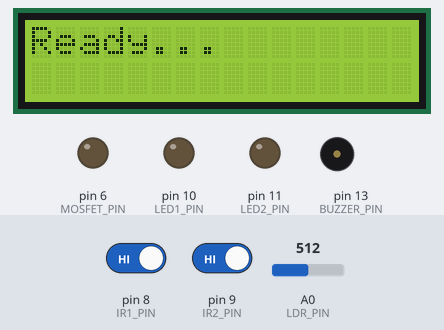
Bench run of a sketch on a simulated Arduino Uno, built with avr-gcc and run on an emulated ATmega328P. Shown: 16×2 character LCD, output pins drawn as LEDs (lit = HIGH), buzzer (waves = sounding, pin HIGH). Inputs (shaded band) come from the test bench; at power-on: A0 (LDR_PIN) = 512, pin 8 (IR1_PIN) HIGH, pin 9 (IR2_PIN) HIGH. What the sketch prints to the serial monitor is not drawn.

Above: at 2.4 s.
2.5 s: A0 (LDR_PIN) set to 206
4.0 s: A0 (LDR_PIN) set to 185
At 5.2 s:
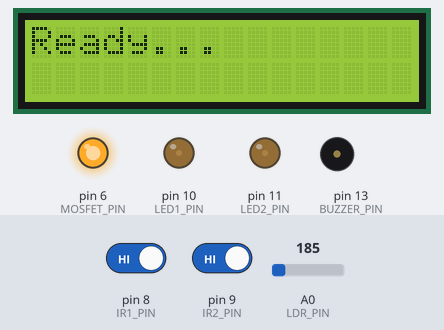
5.5 s: pin 8 (IR1_PIN) driven LOW
7.0 s: pin 9 (IR2_PIN) driven LOW
At 9.3 s:
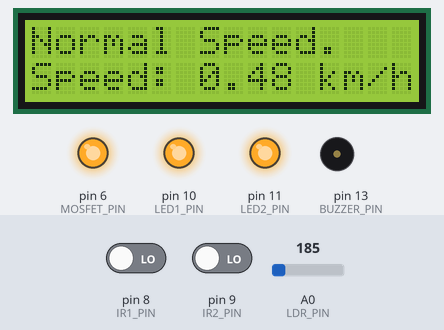
9.6 s: A0 (LDR_PIN) set to 210
At 12.2 s:
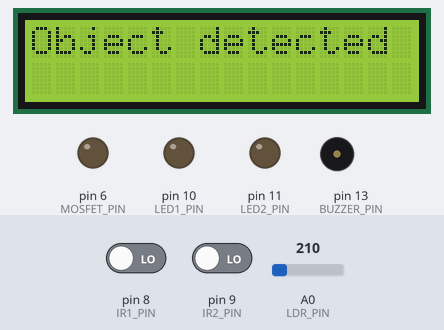
12.6 s: A0 (LDR_PIN) set to 190
At 41.3 s:
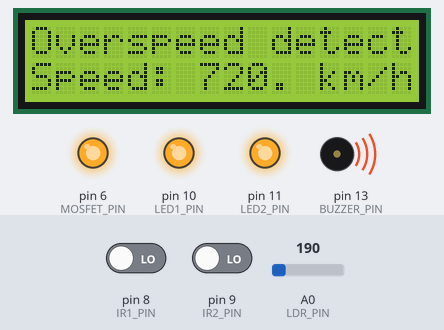
Timing chart, 0 to 42.2 s (numbered marks = the images above; inputs shaded):
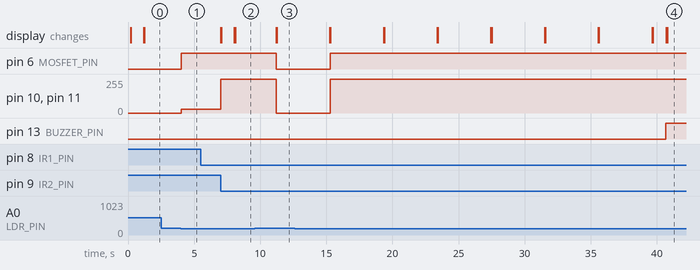

The sketch:

integrated_system.ino
```cpp
/*
 * Integrated System: street lighting + speed detection on one Arduino
 * Automatic Street & Traffic Light System with Over-Speed Detection
 *
 * Cleaned-up version of historical/05_integrated_TRUNCATED.ino.
 *
 * RECONSTRUCTION NOTE
 * The salvaged copy stops mid-statement inside loop():
 *     Serial.println("Speed: " + String(
 * Up to that point, the speed-detection code is the same, line for line
 * (ignoring whitespace), as historical/03_speed_lcd_col_row.ino. The rest of
 * this file (marked "RECONSTRUCTED" below) is therefore filled in from that
 * sketch. This is a well-supported inference, not a recovered original.
 *
 * Hardware (as referenced in the source):
 *   - Arduino (Uno, per project BOM)
 *   - 2x IR obstacle sensor modules (active LOW), used both for speed timing
 *     and for vehicle presence for the street lights
 *   - LDR on A0
 *   - 2x LEDs on PWM pins 10, 11
 *   - MOSFET gate on pin 6 (switched on/off only; its load is not stated in
 *     the code)
 *   - 16x2 I2C LCD, buzzer on pin 13
 */

#include <Wire.h>
#include <LiquidCrystal_I2C.h>

// ---- Lighting pins ----
#define LDR_PIN    A0
#define LED1_PIN   10
#define LED2_PIN   11
#define MOSFET_PIN 6

// 16x2 I2C LCD (address depends on the backpack module; 0x3F in this version).
LiquidCrystal_I2C lcd(0x3F, 16, 2);

// ---- Speed-detection pins ----
const int IR1_PIN    = 8;
const int IR2_PIN    = 9;
const int BUZZER_PIN = 13;

// ---- Constants ----
const int           LDR_DARK_THRESHOLD  = 200;   // ldrValue < 200 treated as dark
const int           DIM_LEVEL           = 30;    // PWM duty (~12%) when dark and road empty
const float         SENSOR_DISTANCE_M   = 0.2;
const unsigned long TIMEOUT_MS          = 5000;
const float         SPEED_THRESHOLD_KMH = 5.0;

// ---- Measurement state ----
unsigned long t1 = 0;
unsigned long t2 = 0;
bool firstSensorTriggered = false;
bool measurementComplete  = false;
float velocity = 0;

void printWithDelay(const String &text, int col, int row) {
  lcd.setCursor(col, row);
  for (unsigned int i = 0; i < text.length(); i++) {
    lcd.print(text[i]);
    delay(1);
  }
}

// Same LCD layout as the standalone speed sketch (including its known
// column-overlap issue; see src/speed_detection).
void showSpeedOnLcd(const String &headline) {
  lcd.clear();
  printWithDelay(headline, 0, 0);
  printWithDelay("Speed: ", 0, 1);
  printWithDelay(String(velocity, 2), 7, 1);
  printWithDelay(" km/h:", 11, 1);
}

// ---- Street lighting (runs once at the start of every loop) ----
// Dark + no vehicle  -> LEDs dimmed via PWM, MOSFET on
// Dark + vehicle     -> LEDs full on,        MOSFET on
// Light              -> LEDs off,            MOSFET off
void updateStreetLights() {
  int ldrValue = analogRead(LDR_PIN);
  Serial.println(ldrValue);

  if (ldrValue < LDR_DARK_THRESHOLD) {
    analogWrite(LED1_PIN, DIM_LEVEL);
    analogWrite(LED2_PIN, DIM_LEVEL);
    digitalWrite(MOSFET_PIN, HIGH);

    if (digitalRead(IR1_PIN) == LOW || digitalRead(IR2_PIN) == LOW) {
      digitalWrite(LED1_PIN, HIGH);   // full brightness
      digitalWrite(LED2_PIN, HIGH);
      digitalWrite(MOSFET_PIN, HIGH);
    }
  } else {
    digitalWrite(LED1_PIN, LOW);
    digitalWrite(LED2_PIN, LOW);
    digitalWrite(MOSFET_PIN, LOW);
  }
}

// RECONSTRUCTED (from historical/03_speed_lcd_col_row.ino)
void resetMeasurement() {
  firstSensorTriggered = false;
  measurementComplete  = false;
  digitalWrite(BUZZER_PIN, LOW);

  lcd.clear();
  printWithDelay("Ready...", 0, 0);

  Serial.println("System reset. Ready for new measurement.");
}

void setup() {
  lcd.init();
  lcd.backlight();

  pinMode(IR1_PIN, INPUT);
  pinMode(IR2_PIN, INPUT);
  pinMode(LED1_PIN, OUTPUT);
  pinMode(LED2_PIN, OUTPUT);
  pinMode(MOSFET_PIN, OUTPUT);
  pinMode(BUZZER_PIN, OUTPUT);
  digitalWrite(BUZZER_PIN, LOW);

  Serial.begin(9600);
  Serial.println("Vehicle Speed Detection System");
  Serial.println("-------------------------------");
  Serial.println("System initialized and ready");
  Serial.println("Sensor distance: " + String(SENSOR_DISTANCE_M) + " meters");
  Serial.println("Waiting for vehicle...");

  lcd.clear();
  printWithDelay("Vehicle Speed", 0, 0);
  printWithDelay("Measurement", 0, 1);
  delay(1000);

  lcd.clear();
  printWithDelay("Ready...", 0, 0);
}

void loop() {
  updateStreetLights();

  // Vehicle reaches the first IR sensor.
  if (digitalRead(IR1_PIN) == LOW && !firstSensorTriggered) {
    t1 = millis();
    firstSensorTriggered = true;
  }

  // Vehicle reaches the second IR sensor.
  if (digitalRead(IR2_PIN) == LOW && firstSensorTriggered && !measurementComplete) {
    t2 = millis();
    measurementComplete = true;

    lcd.clear();
    printWithDelay("Object detected", 0, 0);
    delay(1000);

    Serial.println("First sensor triggered at " + String(t1) + " ms");
    Serial.println("Second sensor triggered at " + String(t2) + " ms");

    if (t2 > t1) {
      float timeSeconds = (t2 - t1) / 1000.0;

      if (timeSeconds > 0) {
        velocity = (SENSOR_DISTANCE_M / timeSeconds) * 3.6;   // km/h

        if (velocity > SPEED_THRESHOLD_KMH) {
          digitalWrite(BUZZER_PIN, HIGH);
          showSpeedOnLcd("Overspeed detected!!");
          delay(3000);
          digitalWrite(BUZZER_PIN, LOW);
          Serial.println("WARNING: Speed exceeded threshold! Buzzer activated.");
        } else {
          showSpeedOnLcd("Normal Speed.");
        }

        Serial.println("-------- SPEED CALCULATION --------");
        Serial.println("Time difference: " + String(timeSeconds, 3) + " seconds");
        Serial.println("Distance: " + String(SENSOR_DISTANCE_M) + " meters");
        // ---- Salvaged copy ends partway through the next line ----
        // RECONSTRUCTED from here to the end of loop()
        Serial.println("Speed: " + String(velocity, 1) + " km/h");
        Serial.println("-----------------------------------");
      }
    }

    delay(3000);
    resetMeasurement();
  }

  if (firstSensorTriggered && !measurementComplete && (millis() - t1 > TIMEOUT_MS)) {
    lcd.clear();
    printWithDelay("Timeout!", 0, 0);
    printWithDelay("Try again", 0, 1);

    Serial.println("TIMEOUT: Second sensor not triggered within " + String(TIMEOUT_MS / 1000) + " seconds");
    Serial.println("Resetting system...");

    delay(2000);
    resetMeasurement();
  }
}
```

Measured:
- the behaviour switches between 200 and 199 on A0 (LDR_PIN) (found by bisection; images 0 and 1)
- after the input at 2.5 s, every drawn part: stays the same
- after the input at 4.0 s, pin 6 (MOSFET_PIN): LOW → HIGH at once; pin 10 (LED1_PIN), pin 11 (LED2_PIN): 0/255 → 30/255 at once
- after the input at 7.0 s, pin 10 (LED1_PIN), pin 11 (LED2_PIN): 30/255 → 255/255 after 0.00 s instead of 1.6 s; the display: first changes at once (image 2 shows a later state)
- after the input at 9.6 s, pin 6 (MOSFET_PIN): HIGH → LOW after 1.6 s; pin 10 (LED1_PIN), pin 11 (LED2_PIN): 255/255 → 0/255 after 1.6 s
- after the input at 12.6 s, pin 6 (MOSFET_PIN): LOW → HIGH after 2.7 s; pin 10 (LED1_PIN), pin 11 (LED2_PIN): 0/255 → 255/255 after 2.7 s; pin 13 (BUZZER_PIN): LOW → HIGH after 28.1 s; the display: first differs from a run without the input after 28.1 s (image 4 shows a later state)
